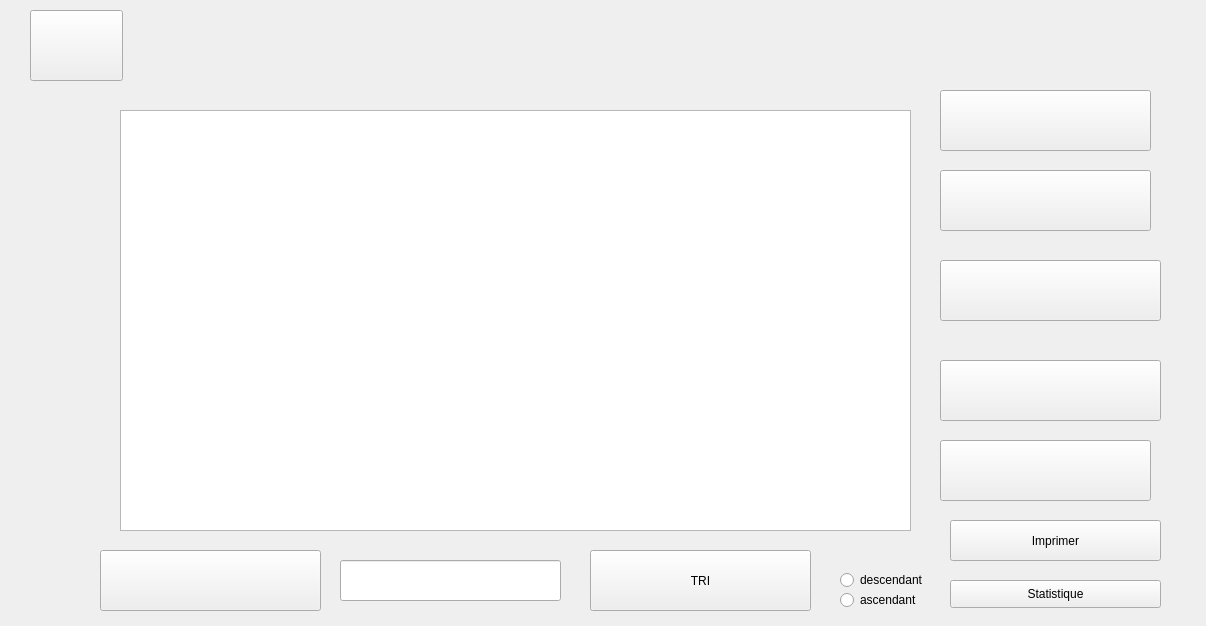
<?xml version="1.0" encoding="UTF-8"?>
<ui version="4.0">
 <class>Dialogyassine</class>
 <widget class="QDialog" name="Dialogyassine">
  <property name="geometry">
   <rect>
    <x>0</x>
    <y>0</y>
    <width>1206</width>
    <height>626</height>
   </rect>
  </property>
  <property name="windowTitle">
   <string>Dialog</string>
  </property>
  <property name="styleSheet">
   <string notr="true">background-image: url(:/res/img/Capture copy.png);</string>
  </property>
  <widget class="QStackedWidget" name="stackedWidgetyas">
   <property name="geometry">
    <rect>
     <x>10</x>
     <y>0</y>
     <width>1201</width>
     <height>611</height>
    </rect>
   </property>
   <property name="currentIndex">
    <number>5</number>
   </property>
   <widget class="QWidget" name="page">
    <widget class="QPushButton" name="pushButton_2">
     <property name="geometry">
      <rect>
       <x>708</x>
       <y>270</y>
       <width>211</width>
       <height>211</height>
      </rect>
     </property>
     <property name="styleSheet">
      <string notr="true">background-image: url(:/res/img/agence.png);</string>
     </property>
     <property name="text">
      <string/>
     </property>
    </widget>
    <widget class="QLabel" name="label_9">
     <property name="geometry">
      <rect>
       <x>258</x>
       <y>484</y>
       <width>211</width>
       <height>51</height>
      </rect>
     </property>
     <property name="font">
      <font>
       <family>MV Boli</family>
       <pointsize>26</pointsize>
      </font>
     </property>
     <property name="styleSheet">
      <string notr="true">color: rgb(255, 0, 0);</string>
     </property>
     <property name="frameShape">
      <enum>QFrame::Box</enum>
     </property>
     <property name="text">
      <string>vehicule</string>
     </property>
    </widget>
    <widget class="QLabel" name="label">
     <property name="geometry">
      <rect>
       <x>288</x>
       <y>90</y>
       <width>581</width>
       <height>51</height>
      </rect>
     </property>
     <property name="font">
      <font>
       <family>MV Boli</family>
       <pointsize>26</pointsize>
      </font>
     </property>
     <property name="styleSheet">
      <string notr="true">color: rgb(255, 0, 0);</string>
     </property>
     <property name="frameShape">
      <enum>QFrame::Box</enum>
     </property>
     <property name="text">
      <string>Gestion vehicule et Agence</string>
     </property>
    </widget>
    <widget class="QLabel" name="label_10">
     <property name="geometry">
      <rect>
       <x>708</x>
       <y>484</y>
       <width>211</width>
       <height>51</height>
      </rect>
     </property>
     <property name="font">
      <font>
       <family>MV Boli</family>
       <pointsize>26</pointsize>
      </font>
     </property>
     <property name="styleSheet">
      <string notr="true">color: rgb(255, 0, 0);</string>
     </property>
     <property name="frameShape">
      <enum>QFrame::Box</enum>
     </property>
     <property name="text">
      <string>Agence</string>
     </property>
    </widget>
    <widget class="QPushButton" name="pushButton">
     <property name="geometry">
      <rect>
       <x>260</x>
       <y>270</y>
       <width>211</width>
       <height>211</height>
      </rect>
     </property>
     <property name="styleSheet">
      <string notr="true">background-image: url(:/res/img/car.png);</string>
     </property>
     <property name="text">
      <string/>
     </property>
    </widget>
   </widget>
   <widget class="QWidget" name="page_2">
    <widget class="QRadioButton" name="asc">
     <property name="geometry">
      <rect>
       <x>810</x>
       <y>590</y>
       <width>95</width>
       <height>20</height>
      </rect>
     </property>
     <property name="text">
      <string>ascendant</string>
     </property>
    </widget>
    <widget class="QPushButton" name="pushButton_7">
     <property name="geometry">
      <rect>
       <x>70</x>
       <y>550</y>
       <width>221</width>
       <height>61</height>
      </rect>
     </property>
     <property name="focusPolicy">
      <enum>Qt::WheelFocus</enum>
     </property>
     <property name="styleSheet">
      <string notr="true">background-image: url(:/res/img/re.png);</string>
     </property>
     <property name="text">
      <string/>
     </property>
    </widget>
    <widget class="QRadioButton" name="des">
     <property name="geometry">
      <rect>
       <x>810</x>
       <y>570</y>
       <width>95</width>
       <height>20</height>
      </rect>
     </property>
     <property name="text">
      <string>descendant</string>
     </property>
    </widget>
    <widget class="QPushButton" name="pushButton_8">
     <property name="geometry">
      <rect>
       <x>560</x>
       <y>550</y>
       <width>221</width>
       <height>61</height>
      </rect>
     </property>
     <property name="styleSheet">
      <string notr="true">background-image: url(:/res/img/tri.png);</string>
     </property>
     <property name="text">
      <string>TRI</string>
     </property>
    </widget>
    <widget class="QLineEdit" name="lineEdit_7">
     <property name="geometry">
      <rect>
       <x>310</x>
       <y>560</y>
       <width>221</width>
       <height>41</height>
      </rect>
     </property>
    </widget>
    <widget class="QPushButton" name="pushButton_18">
     <property name="geometry">
      <rect>
       <x>0</x>
       <y>10</y>
       <width>93</width>
       <height>71</height>
      </rect>
     </property>
     <property name="styleSheet">
      <string notr="true">background-image: url(:/res/img/house.png);</string>
     </property>
     <property name="text">
      <string/>
     </property>
    </widget>
    <widget class="QStackedWidget" name="stackedWidget">
     <property name="geometry">
      <rect>
       <x>70</x>
       <y>70</y>
       <width>1091</width>
       <height>461</height>
      </rect>
     </property>
     <property name="currentIndex">
      <number>1</number>
     </property>
     <widget class="QWidget" name="page_5">
      <widget class="QTableView" name="matricule">
       <property name="geometry">
        <rect>
         <x>65</x>
         <y>50</y>
         <width>491</width>
         <height>161</height>
        </rect>
       </property>
      </widget>
      <widget class="QTableView" name="modele">
       <property name="geometry">
        <rect>
         <x>595</x>
         <y>50</y>
         <width>441</width>
         <height>161</height>
        </rect>
       </property>
      </widget>
      <widget class="QTableView" name="capacite">
       <property name="geometry">
        <rect>
         <x>70</x>
         <y>311</y>
         <width>511</width>
         <height>141</height>
        </rect>
       </property>
      </widget>
      <widget class="QLabel" name="label_3">
       <property name="geometry">
        <rect>
         <x>70</x>
         <y>20</y>
         <width>121</width>
         <height>16</height>
        </rect>
       </property>
       <property name="text">
        <string>par matricule:</string>
       </property>
      </widget>
      <widget class="QLabel" name="label_4">
       <property name="geometry">
        <rect>
         <x>600</x>
         <y>20</y>
         <width>111</width>
         <height>16</height>
        </rect>
       </property>
       <property name="text">
        <string>par model:</string>
       </property>
      </widget>
      <widget class="QLabel" name="label_14">
       <property name="geometry">
        <rect>
         <x>80</x>
         <y>280</y>
         <width>101</width>
         <height>16</height>
        </rect>
       </property>
       <property name="text">
        <string>par capacité:</string>
       </property>
      </widget>
     </widget>
     <widget class="QWidget" name="page_6">
      <widget class="QPushButton" name="pushButton_4">
       <property name="geometry">
        <rect>
         <x>870</x>
         <y>100</y>
         <width>211</width>
         <height>61</height>
        </rect>
       </property>
       <property name="styleSheet">
        <string notr="true">background-image: url(:/res/img/afficher.png);</string>
       </property>
       <property name="text">
        <string/>
       </property>
      </widget>
      <widget class="QTableView" name="tableView2">
       <property name="geometry">
        <rect>
         <x>50</x>
         <y>40</y>
         <width>791</width>
         <height>421</height>
        </rect>
       </property>
       <property name="mouseTracking">
        <bool>false</bool>
       </property>
       <property name="tabletTracking">
        <bool>false</bool>
       </property>
       <property name="acceptDrops">
        <bool>false</bool>
       </property>
      </widget>
      <widget class="QPushButton" name="pushButton_17">
       <property name="geometry">
        <rect>
         <x>870</x>
         <y>20</y>
         <width>211</width>
         <height>61</height>
        </rect>
       </property>
       <property name="styleSheet">
        <string notr="true">background-image: url(:/res/img/ajout.png);</string>
       </property>
       <property name="text">
        <string/>
       </property>
      </widget>
      <widget class="QPushButton" name="pushButton_9">
       <property name="geometry">
        <rect>
         <x>870</x>
         <y>370</y>
         <width>211</width>
         <height>61</height>
        </rect>
       </property>
       <property name="styleSheet">
        <string notr="true">background-image: url(:/res/img/gen.png);</string>
       </property>
       <property name="text">
        <string/>
       </property>
      </widget>
      <widget class="QPushButton" name="pushButton_6">
       <property name="geometry">
        <rect>
         <x>870</x>
         <y>290</y>
         <width>221</width>
         <height>61</height>
        </rect>
       </property>
       <property name="styleSheet">
        <string notr="true">background-image: url(:/res/img/supp.png);</string>
       </property>
       <property name="text">
        <string/>
       </property>
      </widget>
      <widget class="QPushButton" name="pushButton_5">
       <property name="geometry">
        <rect>
         <x>870</x>
         <y>190</y>
         <width>221</width>
         <height>61</height>
        </rect>
       </property>
       <property name="styleSheet">
        <string notr="true">background-image: url(:/res/img/mmodi.png);</string>
       </property>
       <property name="text">
        <string/>
       </property>
      </widget>
     </widget>
    </widget>
    <widget class="QPushButton" name="pushButton_3">
     <property name="geometry">
      <rect>
       <x>940</x>
       <y>530</y>
       <width>211</width>
       <height>51</height>
      </rect>
     </property>
     <property name="text">
      <string>imprimer</string>
     </property>
    </widget>
   </widget>
   <widget class="QWidget" name="page_3">
    <widget class="QPushButton" name="pushButton_11">
     <property name="geometry">
      <rect>
       <x>40</x>
       <y>60</y>
       <width>93</width>
       <height>71</height>
      </rect>
     </property>
     <property name="styleSheet">
      <string notr="true">background-image: url(:/res/img/house.png);</string>
     </property>
     <property name="text">
      <string/>
     </property>
    </widget>
    <widget class="QLabel" name="label_5">
     <property name="geometry">
      <rect>
       <x>280</x>
       <y>110</y>
       <width>121</width>
       <height>51</height>
      </rect>
     </property>
     <property name="font">
      <font>
       <pointsize>13</pointsize>
       <weight>75</weight>
       <bold>true</bold>
      </font>
     </property>
     <property name="text">
      <string>Matricule:</string>
     </property>
    </widget>
    <widget class="QLabel" name="label_6">
     <property name="geometry">
      <rect>
       <x>282</x>
       <y>210</y>
       <width>121</width>
       <height>51</height>
      </rect>
     </property>
     <property name="font">
      <font>
       <pointsize>13</pointsize>
       <weight>75</weight>
       <bold>true</bold>
      </font>
     </property>
     <property name="text">
      <string>Modele:</string>
     </property>
    </widget>
    <widget class="QLabel" name="label_7">
     <property name="geometry">
      <rect>
       <x>290</x>
       <y>300</y>
       <width>121</width>
       <height>51</height>
      </rect>
     </property>
     <property name="font">
      <font>
       <pointsize>13</pointsize>
       <weight>75</weight>
       <bold>true</bold>
      </font>
     </property>
     <property name="text">
      <string>Capacité:</string>
     </property>
    </widget>
    <widget class="QPushButton" name="pushButton_12">
     <property name="geometry">
      <rect>
       <x>510</x>
       <y>480</y>
       <width>93</width>
       <height>28</height>
      </rect>
     </property>
     <property name="text">
      <string>check</string>
     </property>
    </widget>
    <widget class="QLineEdit" name="lineEdit_2">
     <property name="geometry">
      <rect>
       <x>440</x>
       <y>123</y>
       <width>191</width>
       <height>31</height>
      </rect>
     </property>
    </widget>
    <widget class="QLineEdit" name="lineEdit_3">
     <property name="geometry">
      <rect>
       <x>443</x>
       <y>223</y>
       <width>191</width>
       <height>31</height>
      </rect>
     </property>
    </widget>
    <widget class="QLineEdit" name="lineEdit_4">
     <property name="geometry">
      <rect>
       <x>440</x>
       <y>310</y>
       <width>191</width>
       <height>31</height>
      </rect>
     </property>
    </widget>
    <widget class="QLabel" name="label_8">
     <property name="geometry">
      <rect>
       <x>645</x>
       <y>310</y>
       <width>31</width>
       <height>31</height>
      </rect>
     </property>
     <property name="font">
      <font>
       <pointsize>11</pointsize>
       <weight>75</weight>
       <bold>true</bold>
      </font>
     </property>
     <property name="text">
      <string>KG</string>
     </property>
    </widget>
   </widget>
   <widget class="QWidget" name="page_4">
    <widget class="QPushButton" name="pushButton_13">
     <property name="geometry">
      <rect>
       <x>470</x>
       <y>250</y>
       <width>211</width>
       <height>61</height>
      </rect>
     </property>
     <property name="styleSheet">
      <string notr="true">background-image: url(:/res/img/supp.png);</string>
     </property>
     <property name="text">
      <string/>
     </property>
    </widget>
    <widget class="QComboBox" name="comboBox">
     <property name="geometry">
      <rect>
       <x>460</x>
       <y>130</y>
       <width>231</width>
       <height>81</height>
      </rect>
     </property>
    </widget>
    <widget class="QPushButton" name="pushButton_14">
     <property name="geometry">
      <rect>
       <x>40</x>
       <y>50</y>
       <width>93</width>
       <height>61</height>
      </rect>
     </property>
     <property name="styleSheet">
      <string notr="true">background-image: url(:/res/img/house.png);</string>
     </property>
     <property name="text">
      <string/>
     </property>
    </widget>
    <widget class="QLabel" name="label_11">
     <property name="geometry">
      <rect>
       <x>265</x>
       <y>30</y>
       <width>351</width>
       <height>51</height>
      </rect>
     </property>
     <property name="font">
      <font>
       <pointsize>12</pointsize>
       <weight>75</weight>
       <bold>true</bold>
      </font>
     </property>
     <property name="text">
      <string>Choisir la vehicule a supprimer :</string>
     </property>
    </widget>
   </widget>
   <widget class="QWidget" name="page_7">
    <widget class="QPushButton" name="pushButton_15">
     <property name="geometry">
      <rect>
       <x>70</x>
       <y>80</y>
       <width>93</width>
       <height>71</height>
      </rect>
     </property>
     <property name="styleSheet">
      <string notr="true">background-image: url(:/res/img/house.png);</string>
     </property>
     <property name="text">
      <string/>
     </property>
    </widget>
    <widget class="QComboBox" name="comboBox_2">
     <property name="geometry">
      <rect>
       <x>460</x>
       <y>120</y>
       <width>191</width>
       <height>41</height>
      </rect>
     </property>
    </widget>
    <widget class="QLabel" name="label_12">
     <property name="geometry">
      <rect>
       <x>195</x>
       <y>220</y>
       <width>181</width>
       <height>31</height>
      </rect>
     </property>
     <property name="font">
      <font>
       <pointsize>13</pointsize>
       <weight>75</weight>
       <bold>true</bold>
      </font>
     </property>
     <property name="text">
      <string>nouveau model:</string>
     </property>
    </widget>
    <widget class="QLabel" name="label_13">
     <property name="geometry">
      <rect>
       <x>200</x>
       <y>328</y>
       <width>211</width>
       <height>31</height>
      </rect>
     </property>
     <property name="font">
      <font>
       <pointsize>13</pointsize>
       <weight>75</weight>
       <bold>true</bold>
      </font>
     </property>
     <property name="text">
      <string>nouvelle capacité:</string>
     </property>
    </widget>
    <widget class="QLineEdit" name="lineEdit_5">
     <property name="geometry">
      <rect>
       <x>450</x>
       <y>210</y>
       <width>211</width>
       <height>41</height>
      </rect>
     </property>
    </widget>
    <widget class="QLineEdit" name="lineEdit_6">
     <property name="geometry">
      <rect>
       <x>450</x>
       <y>320</y>
       <width>221</width>
       <height>41</height>
      </rect>
     </property>
    </widget>
    <widget class="QPushButton" name="pushButton_16">
     <property name="geometry">
      <rect>
       <x>450</x>
       <y>430</y>
       <width>221</width>
       <height>61</height>
      </rect>
     </property>
     <property name="styleSheet">
      <string notr="true">background-image: url(:/res/img/mmodi.png);</string>
     </property>
     <property name="text">
      <string/>
     </property>
    </widget>
    <widget class="QLabel" name="info">
     <property name="geometry">
      <rect>
       <x>695</x>
       <y>119</y>
       <width>391</width>
       <height>41</height>
      </rect>
     </property>
     <property name="font">
      <font>
       <pointsize>10</pointsize>
       <weight>75</weight>
       <bold>true</bold>
      </font>
     </property>
     <property name="text">
      <string/>
     </property>
    </widget>
    <widget class="QLabel" name="label_15">
     <property name="geometry">
      <rect>
       <x>680</x>
       <y>330</y>
       <width>31</width>
       <height>31</height>
      </rect>
     </property>
     <property name="font">
      <font>
       <pointsize>11</pointsize>
       <weight>75</weight>
       <bold>true</bold>
      </font>
     </property>
     <property name="text">
      <string>KG</string>
     </property>
    </widget>
   </widget>
   <widget class="QWidget" name="page_8">
    <widget class="QStackedWidget" name="stackedWidget_2">
     <property name="geometry">
      <rect>
       <x>60</x>
       <y>70</y>
       <width>1091</width>
       <height>461</height>
      </rect>
     </property>
     <property name="currentIndex">
      <number>1</number>
     </property>
     <widget class="QWidget" name="page_9">
      <widget class="QTableView" name="matricule_2">
       <property name="geometry">
        <rect>
         <x>65</x>
         <y>50</y>
         <width>491</width>
         <height>161</height>
        </rect>
       </property>
      </widget>
      <widget class="QTableView" name="modele_2">
       <property name="geometry">
        <rect>
         <x>595</x>
         <y>50</y>
         <width>441</width>
         <height>161</height>
        </rect>
       </property>
      </widget>
      <widget class="QTableView" name="capacite_2">
       <property name="geometry">
        <rect>
         <x>70</x>
         <y>311</y>
         <width>511</width>
         <height>141</height>
        </rect>
       </property>
      </widget>
      <widget class="QLabel" name="label_16">
       <property name="geometry">
        <rect>
         <x>70</x>
         <y>20</y>
         <width>121</width>
         <height>16</height>
        </rect>
       </property>
       <property name="text">
        <string>par nom :</string>
       </property>
      </widget>
      <widget class="QLabel" name="label_17">
       <property name="geometry">
        <rect>
         <x>600</x>
         <y>20</y>
         <width>111</width>
         <height>16</height>
        </rect>
       </property>
       <property name="text">
        <string>par adressel:</string>
       </property>
      </widget>
      <widget class="QLabel" name="label_18">
       <property name="geometry">
        <rect>
         <x>80</x>
         <y>280</y>
         <width>101</width>
         <height>16</height>
        </rect>
       </property>
       <property name="text">
        <string>par budget:</string>
       </property>
      </widget>
     </widget>
     <widget class="QWidget" name="page_10">
      <widget class="QPushButton" name="pushButton_10">
       <property name="geometry">
        <rect>
         <x>870</x>
         <y>100</y>
         <width>211</width>
         <height>61</height>
        </rect>
       </property>
       <property name="styleSheet">
        <string notr="true">background-image: url(:/res/img/afficher.png);</string>
       </property>
       <property name="text">
        <string/>
       </property>
      </widget>
      <widget class="QTableView" name="tableView2_2">
       <property name="geometry">
        <rect>
         <x>50</x>
         <y>40</y>
         <width>791</width>
         <height>421</height>
        </rect>
       </property>
       <property name="mouseTracking">
        <bool>false</bool>
       </property>
       <property name="tabletTracking">
        <bool>false</bool>
       </property>
       <property name="acceptDrops">
        <bool>false</bool>
       </property>
      </widget>
      <widget class="QPushButton" name="pushButton_19">
       <property name="geometry">
        <rect>
         <x>870</x>
         <y>20</y>
         <width>211</width>
         <height>61</height>
        </rect>
       </property>
       <property name="styleSheet">
        <string notr="true">background-image: url(:/res/img/ajout.png);</string>
       </property>
       <property name="text">
        <string/>
       </property>
      </widget>
      <widget class="QPushButton" name="pushButton_20">
       <property name="geometry">
        <rect>
         <x>870</x>
         <y>370</y>
         <width>211</width>
         <height>61</height>
        </rect>
       </property>
       <property name="styleSheet">
        <string notr="true">background-image: url(:/res/img/gen.png);</string>
       </property>
       <property name="text">
        <string/>
       </property>
      </widget>
      <widget class="QPushButton" name="pushButton_21">
       <property name="geometry">
        <rect>
         <x>870</x>
         <y>290</y>
         <width>221</width>
         <height>61</height>
        </rect>
       </property>
       <property name="styleSheet">
        <string notr="true">background-image: url(:/res/img/supp.png);</string>
       </property>
       <property name="text">
        <string/>
       </property>
      </widget>
      <widget class="QPushButton" name="pushButton_22">
       <property name="geometry">
        <rect>
         <x>870</x>
         <y>190</y>
         <width>221</width>
         <height>61</height>
        </rect>
       </property>
       <property name="styleSheet">
        <string notr="true">background-image: url(:/res/img/mmodi.png);</string>
       </property>
       <property name="text">
        <string/>
       </property>
      </widget>
     </widget>
    </widget>
    <widget class="QRadioButton" name="des_2">
     <property name="geometry">
      <rect>
       <x>830</x>
       <y>570</y>
       <width>95</width>
       <height>20</height>
      </rect>
     </property>
     <property name="text">
      <string>descendant</string>
     </property>
    </widget>
    <widget class="QPushButton" name="pushButton_24">
     <property name="geometry">
      <rect>
       <x>20</x>
       <y>10</y>
       <width>93</width>
       <height>71</height>
      </rect>
     </property>
     <property name="styleSheet">
      <string notr="true">background-image: url(:/res/img/house.png);</string>
     </property>
     <property name="text">
      <string/>
     </property>
    </widget>
    <widget class="QRadioButton" name="asc_2">
     <property name="geometry">
      <rect>
       <x>830</x>
       <y>590</y>
       <width>95</width>
       <height>20</height>
      </rect>
     </property>
     <property name="text">
      <string>ascendant</string>
     </property>
    </widget>
    <widget class="QPushButton" name="pushButton_25">
     <property name="geometry">
      <rect>
       <x>90</x>
       <y>550</y>
       <width>221</width>
       <height>61</height>
      </rect>
     </property>
     <property name="focusPolicy">
      <enum>Qt::WheelFocus</enum>
     </property>
     <property name="styleSheet">
      <string notr="true">background-image: url(:/res/img/re.png);</string>
     </property>
     <property name="text">
      <string/>
     </property>
    </widget>
    <widget class="QLineEdit" name="lineEdit_8">
     <property name="geometry">
      <rect>
       <x>330</x>
       <y>560</y>
       <width>221</width>
       <height>41</height>
      </rect>
     </property>
    </widget>
    <widget class="QPushButton" name="pushButton_23">
     <property name="geometry">
      <rect>
       <x>580</x>
       <y>550</y>
       <width>221</width>
       <height>61</height>
      </rect>
     </property>
     <property name="styleSheet">
      <string notr="true">background-image: url(:/res/img/tri.png);</string>
     </property>
     <property name="text">
      <string>TRI</string>
     </property>
    </widget>
    <widget class="QPushButton" name="pushButton_32">
     <property name="geometry">
      <rect>
       <x>940</x>
       <y>520</y>
       <width>211</width>
       <height>41</height>
      </rect>
     </property>
     <property name="text">
      <string>Imprimer</string>
     </property>
    </widget>
    <widget class="QPushButton" name="pushButton_33">
     <property name="geometry">
      <rect>
       <x>940</x>
       <y>580</y>
       <width>211</width>
       <height>28</height>
      </rect>
     </property>
     <property name="text">
      <string>Statistique</string>
     </property>
    </widget>
   </widget>
   <widget class="QWidget" name="page_11">
    <widget class="QLabel" name="label_19">
     <property name="geometry">
      <rect>
       <x>270</x>
       <y>80</y>
       <width>161</width>
       <height>41</height>
      </rect>
     </property>
     <property name="font">
      <font>
       <pointsize>18</pointsize>
       <weight>75</weight>
       <bold>true</bold>
      </font>
     </property>
     <property name="text">
      <string>nom:</string>
     </property>
    </widget>
    <widget class="QLabel" name="label_20">
     <property name="geometry">
      <rect>
       <x>270</x>
       <y>200</y>
       <width>141</width>
       <height>41</height>
      </rect>
     </property>
     <property name="font">
      <font>
       <pointsize>18</pointsize>
       <weight>75</weight>
       <bold>true</bold>
      </font>
     </property>
     <property name="text">
      <string>Adresse:</string>
     </property>
    </widget>
    <widget class="QLineEdit" name="lineEdit_9">
     <property name="geometry">
      <rect>
       <x>480</x>
       <y>350</y>
       <width>251</width>
       <height>41</height>
      </rect>
     </property>
     <property name="font">
      <font>
       <family>Rockwell Condensed</family>
       <pointsize>18</pointsize>
       <weight>75</weight>
       <bold>true</bold>
      </font>
     </property>
     <property name="styleSheet">
      <string notr="true">background-image: url(:/img/Capture.PNG);</string>
     </property>
     <property name="text">
      <string/>
     </property>
    </widget>
    <widget class="QPushButton" name="pushButton_26">
     <property name="geometry">
      <rect>
       <x>70</x>
       <y>60</y>
       <width>91</width>
       <height>71</height>
      </rect>
     </property>
     <property name="styleSheet">
      <string notr="true">background-image: url(:/res/img/house.png);</string>
     </property>
     <property name="text">
      <string/>
     </property>
    </widget>
    <widget class="QLineEdit" name="lineEdit_10">
     <property name="geometry">
      <rect>
       <x>480</x>
       <y>80</y>
       <width>251</width>
       <height>41</height>
      </rect>
     </property>
     <property name="styleSheet">
      <string notr="true">background-image: url(:/img/Capture.PNG);</string>
     </property>
    </widget>
    <widget class="QLabel" name="label_21">
     <property name="geometry">
      <rect>
       <x>270</x>
       <y>350</y>
       <width>141</width>
       <height>41</height>
      </rect>
     </property>
     <property name="font">
      <font>
       <pointsize>18</pointsize>
       <weight>75</weight>
       <bold>true</bold>
      </font>
     </property>
     <property name="text">
      <string>Budget:</string>
     </property>
    </widget>
    <widget class="QPushButton" name="pushButton_27">
     <property name="geometry">
      <rect>
       <x>560</x>
       <y>490</y>
       <width>71</width>
       <height>61</height>
      </rect>
     </property>
     <property name="font">
      <font>
       <pointsize>36</pointsize>
       <weight>75</weight>
       <bold>true</bold>
      </font>
     </property>
     <property name="autoFillBackground">
      <bool>false</bool>
     </property>
     <property name="styleSheet">
      <string notr="true">background-image: url(:/res/img/check-mark.png);</string>
     </property>
     <property name="text">
      <string/>
     </property>
    </widget>
    <widget class="QLabel" name="label_26">
     <property name="geometry">
      <rect>
       <x>740</x>
       <y>350</y>
       <width>81</width>
       <height>41</height>
      </rect>
     </property>
     <property name="font">
      <font>
       <pointsize>21</pointsize>
      </font>
     </property>
     <property name="text">
      <string>DT</string>
     </property>
    </widget>
    <widget class="QLineEdit" name="lineEdit_11">
     <property name="geometry">
      <rect>
       <x>480</x>
       <y>210</y>
       <width>251</width>
       <height>41</height>
      </rect>
     </property>
     <property name="styleSheet">
      <string notr="true">background-image: url(:/img/Capture.PNG);</string>
     </property>
    </widget>
   </widget>
   <widget class="QWidget" name="page_12">
    <widget class="QPushButton" name="pushButton_29">
     <property name="geometry">
      <rect>
       <x>490</x>
       <y>340</y>
       <width>221</width>
       <height>61</height>
      </rect>
     </property>
     <property name="styleSheet">
      <string notr="true">background-image: url(:/res/img/supp.png);</string>
     </property>
     <property name="text">
      <string/>
     </property>
    </widget>
    <widget class="QComboBox" name="comboBox_3">
     <property name="geometry">
      <rect>
       <x>460</x>
       <y>220</y>
       <width>271</width>
       <height>61</height>
      </rect>
     </property>
    </widget>
    <widget class="QPushButton" name="pushButton_28">
     <property name="geometry">
      <rect>
       <x>110</x>
       <y>130</y>
       <width>91</width>
       <height>71</height>
      </rect>
     </property>
     <property name="styleSheet">
      <string notr="true">background-image: url(:/res/img/house.png);</string>
     </property>
     <property name="text">
      <string/>
     </property>
    </widget>
    <widget class="QLabel" name="label_22">
     <property name="geometry">
      <rect>
       <x>290</x>
       <y>140</y>
       <width>781</width>
       <height>51</height>
      </rect>
     </property>
     <property name="font">
      <font>
       <pointsize>18</pointsize>
       <weight>75</weight>
       <bold>true</bold>
      </font>
     </property>
     <property name="text">
      <string>Choisissez une agence a supprimer :</string>
     </property>
    </widget>
   </widget>
   <widget class="QWidget" name="page_13">
    <widget class="QComboBox" name="comboBox_4">
     <property name="geometry">
      <rect>
       <x>480</x>
       <y>90</y>
       <width>271</width>
       <height>61</height>
      </rect>
     </property>
    </widget>
    <widget class="QLabel" name="label_25">
     <property name="geometry">
      <rect>
       <x>210</x>
       <y>90</y>
       <width>121</width>
       <height>51</height>
      </rect>
     </property>
     <property name="font">
      <font>
       <pointsize>14</pointsize>
       <weight>75</weight>
       <bold>true</bold>
      </font>
     </property>
     <property name="styleSheet">
      <string notr="true">color: rgb(255, 255, 0);
color: rgb(0, 0, 0);</string>
     </property>
     <property name="text">
      <string>Nom:</string>
     </property>
    </widget>
    <widget class="QLineEdit" name="lineEdit_13">
     <property name="geometry">
      <rect>
       <x>482</x>
       <y>203</y>
       <width>281</width>
       <height>41</height>
      </rect>
     </property>
     <property name="styleSheet">
      <string notr="true">background-image: url(:/img/Capture.PNG);</string>
     </property>
     <property name="text">
      <string/>
     </property>
    </widget>
    <widget class="QLabel" name="label_27">
     <property name="geometry">
      <rect>
       <x>770</x>
       <y>320</y>
       <width>81</width>
       <height>41</height>
      </rect>
     </property>
     <property name="font">
      <font>
       <pointsize>21</pointsize>
      </font>
     </property>
     <property name="text">
      <string>DT</string>
     </property>
    </widget>
    <widget class="QPushButton" name="pushButton_30">
     <property name="geometry">
      <rect>
       <x>20</x>
       <y>60</y>
       <width>91</width>
       <height>71</height>
      </rect>
     </property>
     <property name="styleSheet">
      <string notr="true">background-image: url(:/res/img/house.png);</string>
     </property>
     <property name="text">
      <string/>
     </property>
    </widget>
    <widget class="QLineEdit" name="lineEdit_12">
     <property name="geometry">
      <rect>
       <x>480</x>
       <y>320</y>
       <width>281</width>
       <height>41</height>
      </rect>
     </property>
     <property name="styleSheet">
      <string notr="true">background-image: url(:/img/Capture.PNG);</string>
     </property>
     <property name="text">
      <string/>
     </property>
    </widget>
    <widget class="QPushButton" name="pushButton_31">
     <property name="geometry">
      <rect>
       <x>520</x>
       <y>430</y>
       <width>221</width>
       <height>61</height>
      </rect>
     </property>
     <property name="styleSheet">
      <string notr="true">background-image: url(:/res/img/mmodi.png);</string>
     </property>
     <property name="text">
      <string/>
     </property>
    </widget>
    <widget class="QLabel" name="label_23">
     <property name="geometry">
      <rect>
       <x>210</x>
       <y>310</y>
       <width>251</width>
       <height>51</height>
      </rect>
     </property>
     <property name="font">
      <font>
       <pointsize>14</pointsize>
       <weight>75</weight>
       <bold>true</bold>
      </font>
     </property>
     <property name="styleSheet">
      <string notr="true">color: rgb(0, 0, 0);</string>
     </property>
     <property name="text">
      <string>Nouveau budget:</string>
     </property>
    </widget>
    <widget class="QLabel" name="info2">
     <property name="geometry">
      <rect>
       <x>765</x>
       <y>100</y>
       <width>421</width>
       <height>51</height>
      </rect>
     </property>
     <property name="font">
      <font>
       <family>Rockwell Condensed</family>
       <pointsize>13</pointsize>
       <weight>75</weight>
       <bold>true</bold>
      </font>
     </property>
     <property name="text">
      <string/>
     </property>
    </widget>
    <widget class="QLabel" name="label_24">
     <property name="geometry">
      <rect>
       <x>210</x>
       <y>200</y>
       <width>211</width>
       <height>51</height>
      </rect>
     </property>
     <property name="font">
      <font>
       <pointsize>14</pointsize>
       <weight>75</weight>
       <bold>true</bold>
      </font>
     </property>
     <property name="styleSheet">
      <string notr="true">color: rgb(0, 0, 0);</string>
     </property>
     <property name="text">
      <string>Nouvelle adresse:</string>
     </property>
    </widget>
   </widget>
  </widget>
 </widget>
 <resources/>
 <connections/>
</ui>
